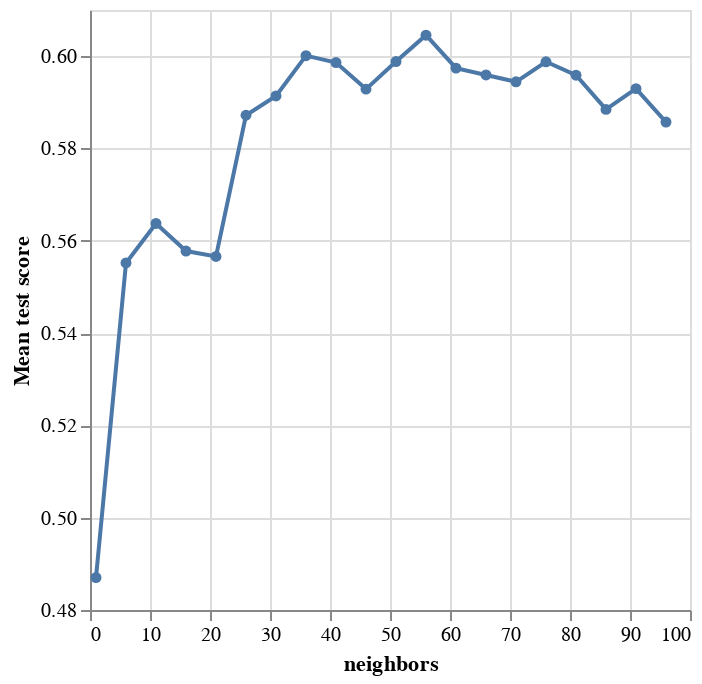

The cell this chart's notebook holds for it:
### Code cell
accuracy_versus_k_grid = alt.Chart(accuracies_grid).mark_line(point=True).encode(
    x=alt.X("param_kneighborsclassifier__n_neighbors")
        .title("neighbors")
        .scale(zero=False),
    y=alt.Y("mean_test_score")
        .title("Mean test score")
        .scale(zero=False)
)
accuracy_versus_k_grid

### Figure 1 — Vega-Lite specification as saved in the notebook (floating-point values rounded to 4 significant figures)
{"config": {"view": {"continuousWidth": 300, "continuousHeight": 300}}, "data": {"name": "data-6d08b1637404e2d629b4d6855fcc7bb5"}, "mark": {"type": "line", "point": true}, "encoding": {"x": {"field": "param_kneighborsclassifier__n_neighbors", "scale": {"zero": false}, "title": "neighbors", "type": "quantitative"}, "y": {"field": "mean_test_score", "scale": {"zero": false}, "title": "Mean test score", "type": "quantitative"}}, "$schema": "https://vega.github.io/schema/vega-lite/v5.16.3.json", "datasets": {"data-6d08b1637404e2d629b4d6855fcc7bb5": [{"mean_fit_time": 0.005986, "std_fit_time": 0.001152, "mean_score_time": 0.004695, "std_score_time": 0.0009241, "param_kneighborsclassifier__n_neighbors": 1, "params": {"kneighborsclassifier__n_neighbors": 1}, "split0_test_score": 0.5714, "split1_test_score": 0.3929, "split2_test_score": 0.5714, "split3_test_score": 0.5714, "split4_test_score": 0.3929, "split5_test_score": 0.4286, "split6_test_score": 0.5, "split7_test_score": 0.5, "split8_test_score": 0.4286, "split9_test_score": 0.3571, "split10_test_score": 0.4643, "split11_test_score": 0.5357, "split12_test_score": 0.5357, "split13_test_score": 0.6667, "split14_test_score": 0.6667, "split15_test_score": 0.5556, "split16_test_score": 0.5556, "split17_test_score": 0.5185, "split18_test_score": 0.3333, "split19_test_score": 0.4815, "split20_test_score": 0.4444, "split21_test_score": 0.3704, "split22_test_score": 0.4074, "split23_test_score": 0.4444, "split24_test_score": 0.4815, "mean_test_score": 0.487, "std_test_score": 0.08731, "rank_test_score": 20}, {"mean_fit_time": 0.005531, "std_fit_time": 0.003001, "mean_score_time": 0.004839, "std_score_time": 0.003267, "param_kneighborsclassifier__n_neighbors": 6, "params": {"kneighborsclassifier__n_neighbors": 6}, "split0_test_score": 0.5357, "split1_test_score": 0.5357, "split2_test_score": 0.5714, "split3_test_score": 0.7143, "split4_test_score": 0.5714, "split5_test_score": 0.6786, "split6_test_score": 0.4286, "split7_test_score": 0.6429, "split8_test_score": 0.5, "split9_test_score": 0.4286, "split10_test_score": 0.5357, "split11_test_score": 0.5714, "split12_test_score": 0.5357, "split13_test_score": 0.5926, "split14_test_score": 0.6296, "split15_test_score": 0.5926, "split16_test_score": 0.6296, "split17_test_score": 0.5556, "split18_test_score": 0.5556, "split19_test_score": 0.6296, "split20_test_score": 0.4444, "split21_test_score": 0.5556, "split22_test_score": 0.4074, "split23_test_score": 0.5185, "split24_test_score": 0.5185, "mean_test_score": 0.5552, "std_test_score": 0.07533, "rank_test_score": 19}, {"mean_fit_time": 0.006695, "std_fit_time": 0.002451, "mean_score_time": 0.005238, "std_score_time": 0.002589, "param_kneighborsclassifier__n_neighbors": 11, "params": {"kneighborsclassifier__n_neighbors": 11}, "split0_test_score": 0.6429, "split1_test_score": 0.6786, "split2_test_score": 0.6071, "split3_test_score": 0.6429, "split4_test_score": 0.4643, "split5_test_score": 0.7143, "split6_test_score": 0.3929, "split7_test_score": 0.7143, "split8_test_score": 0.4643, "split9_test_score": 0.5, "split10_test_score": 0.5714, "split11_test_score": 0.5714, "split12_test_score": 0.5, "split13_test_score": 0.6296, "split14_test_score": 0.5185, "split15_test_score": 0.6667, "split16_test_score": 0.5556, "split17_test_score": 0.5556, "split18_test_score": 0.5926, "split19_test_score": 0.6296, "split20_test_score": 0.4444, "split21_test_score": 0.4444, "split22_test_score": 0.4815, "split23_test_score": 0.5926, "split24_test_score": 0.5185, "mean_test_score": 0.5638, "std_test_score": 0.0873, "rank_test_score": 16}, {"mean_fit_time": 0.007473, "std_fit_time": 0.002594, "mean_score_time": 0.006422, "std_score_time": 0.00321, "param_kneighborsclassifier__n_neighbors": 16, "params": {"kneighborsclassifier__n_neighbors": 16}, "split0_test_score": 0.5714, "split1_test_score": 0.5714, "split2_test_score": 0.6071, "split3_test_score": 0.7143, "split4_test_score": 0.5714, "split5_test_score": 0.6786, "split6_test_score": 0.4643, "split7_test_score": 0.7143, "split8_test_score": 0.4643, "split9_test_score": 0.5357, "split10_test_score": 0.5357, "split11_test_score": 0.5357, "split12_test_score": 0.5357, "split13_test_score": 0.6667, "split14_test_score": 0.4815, "split15_test_score": 0.6296, "split16_test_score": 0.5556, "split17_test_score": 0.5556, "split18_test_score": 0.5556, "split19_test_score": 0.5926, "split20_test_score": 0.3333, "split21_test_score": 0.4444, "split22_test_score": 0.5185, "split23_test_score": 0.6296, "split24_test_score": 0.4815, "mean_test_score": 0.5578, "std_test_score": 0.08621, "rank_test_score": 17}, {"mean_fit_time": 0.006619, "std_fit_time": 0.002248, "mean_score_time": 0.005253, "std_score_time": 0.002292, "param_kneighborsclassifier__n_neighbors": 21, "params": {"kneighborsclassifier__n_neighbors": 21}, "split0_test_score": 0.6429, "split1_test_score": 0.5357, "split2_test_score": 0.6429, "split3_test_score": 0.6429, "split4_test_score": 0.4643, "split5_test_score": 0.7857, "split6_test_score": 0.4643, "split7_test_score": 0.6786, "split8_test_score": 0.3929, "split9_test_score": 0.5357, "split10_test_score": 0.5714, "split11_test_score": 0.5, "split12_test_score": 0.4286, "split13_test_score": 0.6296, "split14_test_score": 0.5556, "split15_test_score": 0.7037, "split16_test_score": 0.5556, "split17_test_score": 0.5556, "split18_test_score": 0.5926, "split19_test_score": 0.5556, "split20_test_score": 0.3333, "split21_test_score": 0.4815, "split22_test_score": 0.4815, "split23_test_score": 0.6667, "split24_test_score": 0.5185, "mean_test_score": 0.5566, "std_test_score": 0.1014, "rank_test_score": 18}, {"mean_fit_time": 0.007475, "std_fit_time": 0.002959, "mean_score_time": 0.005236, "std_score_time": 0.003667, "param_kneighborsclassifier__n_neighbors": 26, "params": {"kneighborsclassifier__n_neighbors": 26}, "split0_test_score": 0.6429, "split1_test_score": 0.5714, "split2_test_score": 0.6429, "split3_test_score": 0.6429, "split4_test_score": 0.5714, "split5_test_score": 0.6786, "split6_test_score": 0.4643, "split7_test_score": 0.7143, "split8_test_score": 0.5, "split9_test_score": 0.5357, "split10_test_score": 0.5714, "split11_test_score": 0.5714, "split12_test_score": 0.5357, "split13_test_score": 0.7037, "split14_test_score": 0.5556, "split15_test_score": 0.6296, "split16_test_score": 0.6296, "split17_test_score": 0.5556, "split18_test_score": 0.5556, "split19_test_score": 0.5556, "split20_test_score": 0.4815, "split21_test_score": 0.5926, "split22_test_score": 0.4815, "split23_test_score": 0.7037, "split24_test_score": 0.5926, "mean_test_score": 0.5872, "std_test_score": 0.06927, "rank_test_score": 14}, {"mean_fit_time": 0.006786, "std_fit_time": 0.002992, "mean_score_time": 0.005417, "std_score_time": 0.002491, "param_kneighborsclassifier__n_neighbors": 31, "params": {"kneighborsclassifier__n_neighbors": 31}, "split0_test_score": 0.6429, "split1_test_score": 0.5357, "split2_test_score": 0.7143, "split3_test_score": 0.6786, "split4_test_score": 0.6071, "split5_test_score": 0.6429, "split6_test_score": 0.4643, "split7_test_score": 0.7143, "split8_test_score": 0.4643, "split9_test_score": 0.5714, "split10_test_score": 0.5714, "split11_test_score": 0.6429, "split12_test_score": 0.5714, "split13_test_score": 0.7407, "split14_test_score": 0.5185, "split15_test_score": 0.6296, "split16_test_score": 0.5185, "split17_test_score": 0.5185, "split18_test_score": 0.5556, "split19_test_score": 0.6296, "split20_test_score": 0.5185, "split21_test_score": 0.5926, "split22_test_score": 0.4444, "split23_test_score": 0.6667, "split24_test_score": 0.6296, "mean_test_score": 0.5914, "std_test_score": 0.07977, "rank_test_score": 12}, {"mean_fit_time": 0.005538, "std_fit_time": 0.00328, "mean_score_time": 0.004557, "std_score_time": 0.002813, "param_kneighborsclassifier__n_neighbors": 36, "params": {"kneighborsclassifier__n_neighbors": 36}, "split0_test_score": 0.6786, "split1_test_score": 0.5714, "split2_test_score": 0.6786, "split3_test_score": 0.6786, "split4_test_score": 0.6071, "split5_test_score": 0.6429, "split6_test_score": 0.4643, "split7_test_score": 0.7143, "split8_test_score": 0.4643, "split9_test_score": 0.5714, "split10_test_score": 0.5714, "split11_test_score": 0.6786, "split12_test_score": 0.6071, "split13_test_score": 0.7037, "split14_test_score": 0.5185, "split15_test_score": 0.6667, "split16_test_score": 0.4815, "split17_test_score": 0.5556, "split18_test_score": 0.5926, "split19_test_score": 0.6296, "split20_test_score": 0.6296, "split21_test_score": 0.5926, "split22_test_score": 0.4444, "split23_test_score": 0.6667, "split24_test_score": 0.5926, "mean_test_score": 0.6001, "std_test_score": 0.07679, "rank_test_score": 2}, {"mean_fit_time": 0.005721, "std_fit_time": 0.00278, "mean_score_time": 0.004764, "std_score_time": 0.003103, "param_kneighborsclassifier__n_neighbors": 41, "params": {"kneighborsclassifier__n_neighbors": 41}, "split0_test_score": 0.6786, "split1_test_score": 0.5357, "split2_test_score": 0.7143, "split3_test_score": 0.6786, "split4_test_score": 0.6429, "split5_test_score": 0.6786, "split6_test_score": 0.4643, "split7_test_score": 0.6429, "split8_test_score": 0.5, "split9_test_score": 0.5357, "split10_test_score": 0.5714, "split11_test_score": 0.6786, "split12_test_score": 0.6071, "split13_test_score": 0.7407, "split14_test_score": 0.5185, "split15_test_score": 0.6296, "split16_test_score": 0.5185, "split17_test_score": 0.5185, "split18_test_score": 0.5926, "split19_test_score": 0.6296, "split20_test_score": 0.6296, "split21_test_score": 0.5926, "split22_test_score": 0.4074, "split23_test_score": 0.6296, "split24_test_score": 0.6296, "mean_test_score": 0.5986, "std_test_score": 0.08006, "rank_test_score": 5}, {"mean_fit_time": 0.008368, "std_fit_time": 0.00261, "mean_score_time": 0.005719, "std_score_time": 0.002818, "param_kneighborsclassifier__n_neighbors": 46, "params": {"kneighborsclassifier__n_neighbors": 46}, "split0_test_score": 0.6786, "split1_test_score": 0.5714, "split2_test_score": 0.6429, "split3_test_score": 0.6786, "split4_test_score": 0.6071, "split5_test_score": 0.6786, "split6_test_score": 0.4643, "split7_test_score": 0.6429, "split8_test_score": 0.5, "split9_test_score": 0.5357, "split10_test_score": 0.5714, "split11_test_score": 0.6786, "split12_test_score": 0.5714, "split13_test_score": 0.7037, "split14_test_score": 0.5185, "split15_test_score": 0.6296, "split16_test_score": 0.5185, "split17_test_score": 0.5185, "split18_test_score": 0.5926, "split19_test_score": 0.6296, "split20_test_score": 0.6296, "split21_test_score": 0.6296, "split22_test_score": 0.4074, "split23_test_score": 0.6296, "split24_test_score": 0.5926, "mean_test_score": 0.5929, "std_test_score": 0.07332, "rank_test_score": 11}, {"mean_fit_time": 0.006555, "std_fit_time": 0.001482, "mean_score_time": 0.004914, "std_score_time": 0.00133, "param_kneighborsclassifier__n_neighbors": 51, "params": {"kneighborsclassifier__n_neighbors": 51}, "split0_test_score": 0.6429, "split1_test_score": 0.5714, "split2_test_score": 0.6429, "split3_test_score": 0.6786, "split4_test_score": 0.6071, "split5_test_score": 0.6786, "split6_test_score": 0.4643, "split7_test_score": 0.6071, "split8_test_score": 0.5, "split9_test_score": 0.5357, "split10_test_score": 0.5714, "split11_test_score": 0.7143, "split12_test_score": 0.5714, "split13_test_score": 0.7037, "split14_test_score": 0.5185, "split15_test_score": 0.6296, "split16_test_score": 0.4815, "split17_test_score": 0.5556, "split18_test_score": 0.6296, "split19_test_score": 0.6296, "split20_test_score": 0.6296, "split21_test_score": 0.6296, "split22_test_score": 0.4074, "split23_test_score": 0.7037, "split24_test_score": 0.6667, "mean_test_score": 0.5988, "std_test_score": 0.07855, "rank_test_score": 3}, {"mean_fit_time": 0.007195, "std_fit_time": 0.002028, "mean_score_time": 0.004448, "std_score_time": 0.002565, "param_kneighborsclassifier__n_neighbors": 56, "params": {"kneighborsclassifier__n_neighbors": 56}, "split0_test_score": 0.6786, "split1_test_score": 0.6071, "split2_test_score": 0.6786, "split3_test_score": 0.6429, "split4_test_score": 0.6429, "split5_test_score": 0.6786, "split6_test_score": 0.4643, "split7_test_score": 0.6786, "split8_test_score": 0.5357, "split9_test_score": 0.5357, "split10_test_score": 0.5714, "split11_test_score": 0.6429, "split12_test_score": 0.5714, "split13_test_score": 0.7407, "split14_test_score": 0.5185, "split15_test_score": 0.6296, "split16_test_score": 0.4815, "split17_test_score": 0.6296, "split18_test_score": 0.6296, "split19_test_score": 0.6296, "split20_test_score": 0.6296, "split21_test_score": 0.6296, "split22_test_score": 0.4074, "split23_test_score": 0.5926, "split24_test_score": 0.6667, "mean_test_score": 0.6046, "std_test_score": 0.07626, "rank_test_score": 1}, {"mean_fit_time": 0.007003, "std_fit_time": 0.002779, "mean_score_time": 0.004594, "std_score_time": 0.002564, "param_kneighborsclassifier__n_neighbors": 61, "params": {"kneighborsclassifier__n_neighbors": 61}, "split0_test_score": 0.6786, "split1_test_score": 0.6071, "split2_test_score": 0.6071, "split3_test_score": 0.6071, "split4_test_score": 0.6429, "split5_test_score": 0.6786, "split6_test_score": 0.4643, "split7_test_score": 0.6429, "split8_test_score": 0.5, "split9_test_score": 0.5357, "split10_test_score": 0.5714, "split11_test_score": 0.6429, "split12_test_score": 0.5714, "split13_test_score": 0.7407, "split14_test_score": 0.5556, "split15_test_score": 0.6296, "split16_test_score": 0.4815, "split17_test_score": 0.6296, "split18_test_score": 0.6296, "split19_test_score": 0.5926, "split20_test_score": 0.6296, "split21_test_score": 0.6296, "split22_test_score": 0.4074, "split23_test_score": 0.6296, "split24_test_score": 0.6296, "mean_test_score": 0.5974, "std_test_score": 0.07243, "rank_test_score": 6}, {"mean_fit_time": 0.005668, "std_fit_time": 0.002203, "mean_score_time": 0.004522, "std_score_time": 0.001379, "param_kneighborsclassifier__n_neighbors": 66, "params": {"kneighborsclassifier__n_neighbors": 66}, "split0_test_score": 0.6429, "split1_test_score": 0.5714, "split2_test_score": 0.6429, "split3_test_score": 0.6071, "split4_test_score": 0.6429, "split5_test_score": 0.6786, "split6_test_score": 0.4643, "split7_test_score": 0.6071, "split8_test_score": 0.5, "split9_test_score": 0.5714, "split10_test_score": 0.5714, "split11_test_score": 0.6786, "split12_test_score": 0.5714, "split13_test_score": 0.7037, "split14_test_score": 0.5556, "split15_test_score": 0.6296, "split16_test_score": 0.5185, "split17_test_score": 0.6296, "split18_test_score": 0.6296, "split19_test_score": 0.5926, "split20_test_score": 0.6296, "split21_test_score": 0.6296, "split22_test_score": 0.4074, "split23_test_score": 0.5926, "split24_test_score": 0.6296, "mean_test_score": 0.5959, "std_test_score": 0.06665, "rank_test_score": 7}, {"mean_fit_time": 0.006115, "std_fit_time": 0.002512, "mean_score_time": 0.004019, "std_score_time": 0.002179, "param_kneighborsclassifier__n_neighbors": 71, "params": {"kneighborsclassifier__n_neighbors": 71}, "split0_test_score": 0.6429, "split1_test_score": 0.6071, "split2_test_score": 0.6071, "split3_test_score": 0.6071, "split4_test_score": 0.6429, "split5_test_score": 0.6429, "split6_test_score": 0.4643, "split7_test_score": 0.6071, "split8_test_score": 0.5357, "split9_test_score": 0.5714, "split10_test_score": 0.5714, "split11_test_score": 0.6786, "split12_test_score": 0.5714, "split13_test_score": 0.7037, "split14_test_score": 0.5185, "split15_test_score": 0.5926, "split16_test_score": 0.5185, "split17_test_score": 0.6296, "split18_test_score": 0.6296, "split19_test_score": 0.5926, "split20_test_score": 0.6296, "split21_test_score": 0.6296, "split22_test_score": 0.4074, "split23_test_score": 0.6296, "split24_test_score": 0.6296, "mean_test_score": 0.5944, "std_test_score": 0.06407, "rank_test_score": 9}, {"mean_fit_time": 0.005905, "std_fit_time": 0.002404, "mean_score_time": 0.004388, "std_score_time": 0.002574, "param_kneighborsclassifier__n_neighbors": 76, "params": {"kneighborsclassifier__n_neighbors": 76}, "split0_test_score": 0.6429, "split1_test_score": 0.6071, "split2_test_score": 0.6071, "split3_test_score": 0.6429, "split4_test_score": 0.6071, "split5_test_score": 0.6786, "split6_test_score": 0.4643, "split7_test_score": 0.6071, "split8_test_score": 0.5357, "split9_test_score": 0.5714, "split10_test_score": 0.5714, "split11_test_score": 0.6786, "split12_test_score": 0.6071, "split13_test_score": 0.7037, "split14_test_score": 0.5185, "split15_test_score": 0.5926, "split16_test_score": 0.5185, "split17_test_score": 0.6296, "split18_test_score": 0.6296, "split19_test_score": 0.5926, "split20_test_score": 0.6296, "split21_test_score": 0.6296, "split22_test_score": 0.4444, "split23_test_score": 0.6296, "split24_test_score": 0.6296, "mean_test_score": 0.5988, "std_test_score": 0.06133, "rank_test_score": 4}, {"mean_fit_time": 0.006262, "std_fit_time": 0.002207, "mean_score_time": 0.004438, "std_score_time": 0.001037, "param_kneighborsclassifier__n_neighbors": 81, "params": {"kneighborsclassifier__n_neighbors": 81}, "split0_test_score": 0.6071, "split1_test_score": 0.6071, "split2_test_score": 0.6071, "split3_test_score": 0.6429, "split4_test_score": 0.6429, "split5_test_score": 0.6786, "split6_test_score": 0.4643, "split7_test_score": 0.6071, "split8_test_score": 0.5357, "split9_test_score": 0.5714, "split10_test_score": 0.5714, "split11_test_score": 0.6071, "split12_test_score": 0.6429, "split13_test_score": 0.7407, "split14_test_score": 0.5185, "split15_test_score": 0.5926, "split16_test_score": 0.5185, "split17_test_score": 0.5926, "split18_test_score": 0.6296, "split19_test_score": 0.5926, "split20_test_score": 0.6296, "split21_test_score": 0.6296, "split22_test_score": 0.4444, "split23_test_score": 0.5926, "split24_test_score": 0.6296, "mean_test_score": 0.5959, "std_test_score": 0.0622, "rank_test_score": 8}, {"mean_fit_time": 0.005304, "std_fit_time": 0.001959, "mean_score_time": 0.004656, "std_score_time": 0.001736, "param_kneighborsclassifier__n_neighbors": 86, "params": {"kneighborsclassifier__n_neighbors": 86}, "split0_test_score": 0.6071, "split1_test_score": 0.6429, "split2_test_score": 0.6071, "split3_test_score": 0.6071, "split4_test_score": 0.6429, "split5_test_score": 0.6429, "split6_test_score": 0.4643, "split7_test_score": 0.6429, "split8_test_score": 0.5357, "split9_test_score": 0.5357, "split10_test_score": 0.5714, "split11_test_score": 0.6429, "split12_test_score": 0.6429, "split13_test_score": 0.7037, "split14_test_score": 0.5185, "split15_test_score": 0.5926, "split16_test_score": 0.5185, "split17_test_score": 0.5926, "split18_test_score": 0.5926, "split19_test_score": 0.5926, "split20_test_score": 0.6296, "split21_test_score": 0.6296, "split22_test_score": 0.4074, "split23_test_score": 0.5556, "split24_test_score": 0.5926, "mean_test_score": 0.5885, "std_test_score": 0.0634, "rank_test_score": 13}, {"mean_fit_time": 0.005519, "std_fit_time": 0.002618, "mean_score_time": 0.004821, "std_score_time": 0.00275, "param_kneighborsclassifier__n_neighbors": 91, "params": {"kneighborsclassifier__n_neighbors": 91}, "split0_test_score": 0.6071, "split1_test_score": 0.5357, "split2_test_score": 0.6071, "split3_test_score": 0.6071, "split4_test_score": 0.6786, "split5_test_score": 0.6429, "split6_test_score": 0.4643, "split7_test_score": 0.6071, "split8_test_score": 0.5714, "split9_test_score": 0.5714, "split10_test_score": 0.5714, "split11_test_score": 0.6429, "split12_test_score": 0.6429, "split13_test_score": 0.7407, "split14_test_score": 0.5185, "split15_test_score": 0.5926, "split16_test_score": 0.5185, "split17_test_score": 0.6296, "split18_test_score": 0.5926, "split19_test_score": 0.5926, "split20_test_score": 0.6296, "split21_test_score": 0.5926, "split22_test_score": 0.4074, "split23_test_score": 0.5926, "split24_test_score": 0.6667, "mean_test_score": 0.593, "std_test_score": 0.06702, "rank_test_score": 10}, {"mean_fit_time": 0.005478, "std_fit_time": 0.002392, "mean_score_time": 0.004261, "std_score_time": 0.002391, "param_kneighborsclassifier__n_neighbors": 96, "params": {"kneighborsclassifier__n_neighbors": 96}, "split0_test_score": 0.5357, "split1_test_score": 0.5714, "split2_test_score": 0.6429, "split3_test_score": 0.6071, "split4_test_score": 0.6786, "split5_test_score": 0.6071, "split6_test_score": 0.4643, "split7_test_score": 0.6071, "split8_test_score": 0.5357, "split9_test_score": 0.5714, "split10_test_score": 0.5357, "split11_test_score": 0.6429, "split12_test_score": 0.6429, "split13_test_score": 0.6667, "split14_test_score": 0.5185, "split15_test_score": 0.5926, "split16_test_score": 0.5185, "split17_test_score": 0.5926, "split18_test_score": 0.5926, "split19_test_score": 0.5926, "split20_test_score": 0.6296, "split21_test_score": 0.6296, "split22_test_score": 0.4444, "split23_test_score": 0.5926, "split24_test_score": 0.6296, "mean_test_score": 0.5857, "std_test_score": 0.05797, "rank_test_score": 15}]}}
